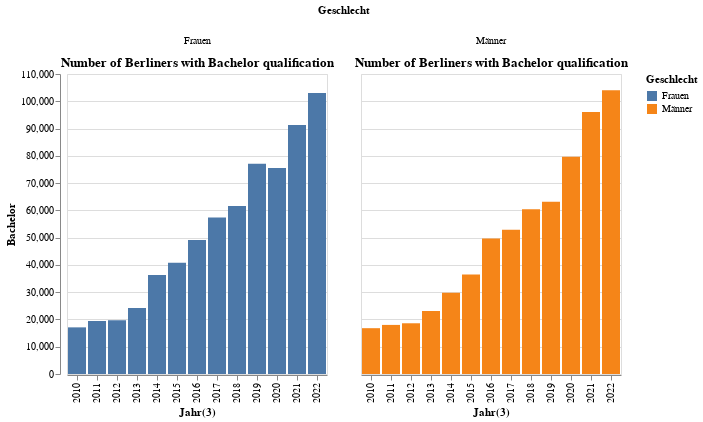

Write notebook code for a chart like this one.
### Code cell
chart = alt.Chart(df).mark_bar().encode(
    x="Jahr(3):O",              # Year on x-axis (Ordinal)
    y="Bachelor:Q",             # Number of Bachelor degrees on y-axis (Quantitative)
    color="Geschlecht:N",       # Color by gender (Nominal)
    tooltip=['Jahr(3)', 'Geschlecht', 'Bachelor'],
).properties(
    title="Number of Berliners with Bachelor qualification"
).facet(
    column="Geschlecht:N"
)
chart.show()

### Figure 1 — Vega-Lite specification as saved in the notebook (floating-point values rounded to 4 significant figures)
{"config": {"view": {"continuousWidth": 300, "continuousHeight": 300}}, "data": {"name": "data-3f6c2ac55f3a47c3b71c71b34bd43077"}, "facet": {"column": {"field": "Geschlecht", "type": "nominal"}}, "spec": {"mark": {"type": "bar"}, "encoding": {"color": {"field": "Geschlecht", "type": "nominal"}, "tooltip": [{"field": "Jahr(3)", "type": "quantitative"}, {"field": "Geschlecht", "type": "nominal"}, {"field": "Bachelor", "type": "quantitative"}], "x": {"field": "Jahr(3)", "type": "ordinal"}, "y": {"field": "Bachelor", "type": "quantitative"}}, "title": "Number of Berliners with Bachelor qualification"}, "$schema": "https://vega.github.io/schema/vega-lite/v5.20.1.json", "datasets": {"data-3f6c2ac55f3a47c3b71c71b34bd43077": [{"Jahr(3)": 2010, "Geschlecht": "Frauen", "Lehre/Berufs-ausbildung": 415800, "Fachschul-abschluss": 75300, "Bachelor": 17100, "Master": 10300, "Diplom": 224300, "Promotion": 17400, "Ohne beruflichen Bildungsabschluss": 205200}, {"Jahr(3)": 2010, "Geschlecht": "Männer", "Lehre/Berufs-ausbildung": 439700, "Fachschul-abschluss": 51800, "Bachelor": 16800, "Master": 10900, "Diplom": 225700, "Promotion": 27300, "Ohne beruflichen Bildungsabschluss": 218200}, {"Jahr(3)": 2011, "Geschlecht": "Frauen", "Lehre/Berufs-ausbildung": 399100, "Fachschul-abschluss": 84900, "Bachelor": 19400, "Master": 16700, "Diplom": 221000, "Promotion": 15100, "Ohne beruflichen Bildungsabschluss": 184700}, {"Jahr(3)": 2011, "Geschlecht": "Männer", "Lehre/Berufs-ausbildung": 416900, "Fachschul-abschluss": 56100, "Bachelor": 18000, "Master": 11900, "Diplom": 221000, "Promotion": 25900, "Ohne beruflichen Bildungsabschluss": 196600}, {"Jahr(3)": 2012, "Geschlecht": "Frauen", "Lehre/Berufs-ausbildung": 400600, "Fachschul-abschluss": 79100, "Bachelor": 19700, "Master": 17300, "Diplom": 241700, "Promotion": 16300, "Ohne beruflichen Bildungsabschluss": 184300}, {"Jahr(3)": 2012, "Geschlecht": "Männer", "Lehre/Berufs-ausbildung": 419000, "Fachschul-abschluss": 51200, "Bachelor": 18600, "Master": 15400, "Diplom": 228300, "Promotion": 24700, "Ohne beruflichen Bildungsabschluss": 201800}, {"Jahr(3)": 2013, "Geschlecht": "Frauen", "Lehre/Berufs-ausbildung": 401900, "Fachschul-abschluss": 76200, "Bachelor": 24200, "Master": 20500, "Diplom": 234800, "Promotion": 16300, "Ohne beruflichen Bildungsabschluss": 196600}, {"Jahr(3)": 2013, "Geschlecht": "Männer", "Lehre/Berufs-ausbildung": 423800, "Fachschul-abschluss": 51700, "Bachelor": 23100, "Master": 19200, "Diplom": 226700, "Promotion": 24100, "Ohne beruflichen Bildungsabschluss": 208200}, {"Jahr(3)": 2014, "Geschlecht": "Frauen", "Lehre/Berufs-ausbildung": 408100, "Fachschul-abschluss": 82000, "Bachelor": 36300, "Master": 25500, "Diplom": 237000, "Promotion": 19500, "Ohne beruflichen Bildungsabschluss": 188500}, {"Jahr(3)": 2014, "Geschlecht": "Männer", "Lehre/Berufs-ausbildung": 432300, "Fachschul-abschluss": 51000, "Bachelor": 29800, "Master": 28000, "Diplom": 222100, "Promotion": 24300, "Ohne beruflichen Bildungsabschluss": 217500}, {"Jahr(3)": 2015, "Geschlecht": "Frauen", "Lehre/Berufs-ausbildung": 390100, "Fachschul-abschluss": 90300, "Bachelor": 40800, "Master": 33700, "Diplom": 229900, "Promotion": 18700, "Ohne beruflichen Bildungsabschluss": 189700}, {"Jahr(3)": 2015, "Geschlecht": "Männer", "Lehre/Berufs-ausbildung": 432400, "Fachschul-abschluss": 51400, "Bachelor": 36500, "Master": 34100, "Diplom": 218200, "Promotion": 23600, "Ohne beruflichen Bildungsabschluss": 216400}, {"Jahr(3)": 2016, "Geschlecht": "Frauen", "Lehre/Berufs-ausbildung": 389800, "Fachschul-abschluss": 89600, "Bachelor": 49100, "Master": 41100, "Diplom": 249600, "Promotion": 20800, "Ohne beruflichen Bildungsabschluss": 188500}, {"Jahr(3)": 2016, "Geschlecht": "Männer", "Lehre/Berufs-ausbildung": 419200, "Fachschul-abschluss": 48300, "Bachelor": 49700, "Master": 42800, "Diplom": 233900, "Promotion": 27100, "Ohne beruflichen Bildungsabschluss": 209500}, {"Jahr(3)": 2017, "Geschlecht": "Frauen", "Lehre/Berufs-ausbildung": 377100, "Fachschul-abschluss": 87000, "Bachelor": 57400, "Master": 52600, "Diplom": 255400, "Promotion": 20700, "Ohne beruflichen Bildungsabschluss": 182800}, {"Jahr(3)": 2017, "Geschlecht": "Männer", "Lehre/Berufs-ausbildung": 412700, "Fachschul-abschluss": 49800, "Bachelor": 52900, "Master": 53400, "Diplom": 236100, "Promotion": 27600, "Ohne beruflichen Bildungsabschluss": 211900}, {"Jahr(3)": 2018, "Geschlecht": "Frauen", "Lehre/Berufs-ausbildung": 371100, "Fachschul-abschluss": 85300, "Bachelor": 61600, "Master": 61300, "Diplom": 256400, "Promotion": 22700, "Ohne beruflichen Bildungsabschluss": 178900}, {"Jahr(3)": 2018, "Geschlecht": "Männer", "Lehre/Berufs-ausbildung": 408600, "Fachschul-abschluss": 45900, "Bachelor": 60400, "Master": 62400, "Diplom": 243300, "Promotion": 28900, "Ohne beruflichen Bildungsabschluss": 214000}, {"Jahr(3)": 2019, "Geschlecht": "Frauen", "Lehre/Berufs-ausbildung": 365600, "Fachschul-abschluss": 86100, "Bachelor": 77100, "Master": 70300, "Diplom": 257600, "Promotion": 23400, "Ohne beruflichen Bildungsabschluss": 170500}, {"Jahr(3)": 2019, "Geschlecht": "Männer", "Lehre/Berufs-ausbildung": 397500, "Fachschul-abschluss": 47400, "Bachelor": 63200, "Master": 71000, "Diplom": 235100, "Promotion": 27500, "Ohne beruflichen Bildungsabschluss": 206100}, {"Jahr(3)": 2020, "Geschlecht": "Frauen", "Lehre/Berufs-ausbildung": 345100, "Fachschul-abschluss": 92100, "Bachelor": 75500, "Master": 81100, "Diplom": 228800, "Promotion": 29000, "Ohne beruflichen Bildungsabschluss": 177600}, {"Jahr(3)": 2020, "Geschlecht": "Männer", "Lehre/Berufs-ausbildung": 374300, "Fachschul-abschluss": 56900, "Bachelor": 79700, "Master": 72200, "Diplom": 210200, "Promotion": 37500, "Ohne beruflichen Bildungsabschluss": 220800}, {"Jahr(3)": 2021, "Geschlecht": "Frauen", "Lehre/Berufs-ausbildung": 303300, "Fachschul-abschluss": 110900, "Bachelor": 91300, "Master": 105500, "Diplom": 210500, "Promotion": 27600, "Ohne beruflichen Bildungsabschluss": 184100}, {"Jahr(3)": 2021, "Geschlecht": "Männer", "Lehre/Berufs-ausbildung": 325500, "Fachschul-abschluss": 72700, "Bachelor": 96100, "Master": 93600, "Diplom": 193600, "Promotion": 36400, "Ohne beruflichen Bildungsabschluss": 228000}, {"Jahr(3)": 2022, "Geschlecht": "Frauen", "Lehre/Berufs-ausbildung": 296000, "Fachschul-abschluss": 107000, "Bachelor": 103000, "Master": 111000, "Diplom": 208000, "Promotion": 34000, "Ohne beruflichen Bildungsabschluss": 192000}, {"Jahr(3)": 2022, "Geschlecht": "Männer", "Lehre/Berufs-ausbildung": 316000, "Fachschul-abschluss": 69000, "Bachelor": 104000, "Master": 102000, "Diplom": 192000, "Promotion": 40000, "Ohne beruflichen Bildungsabschluss": 234000}]}}
